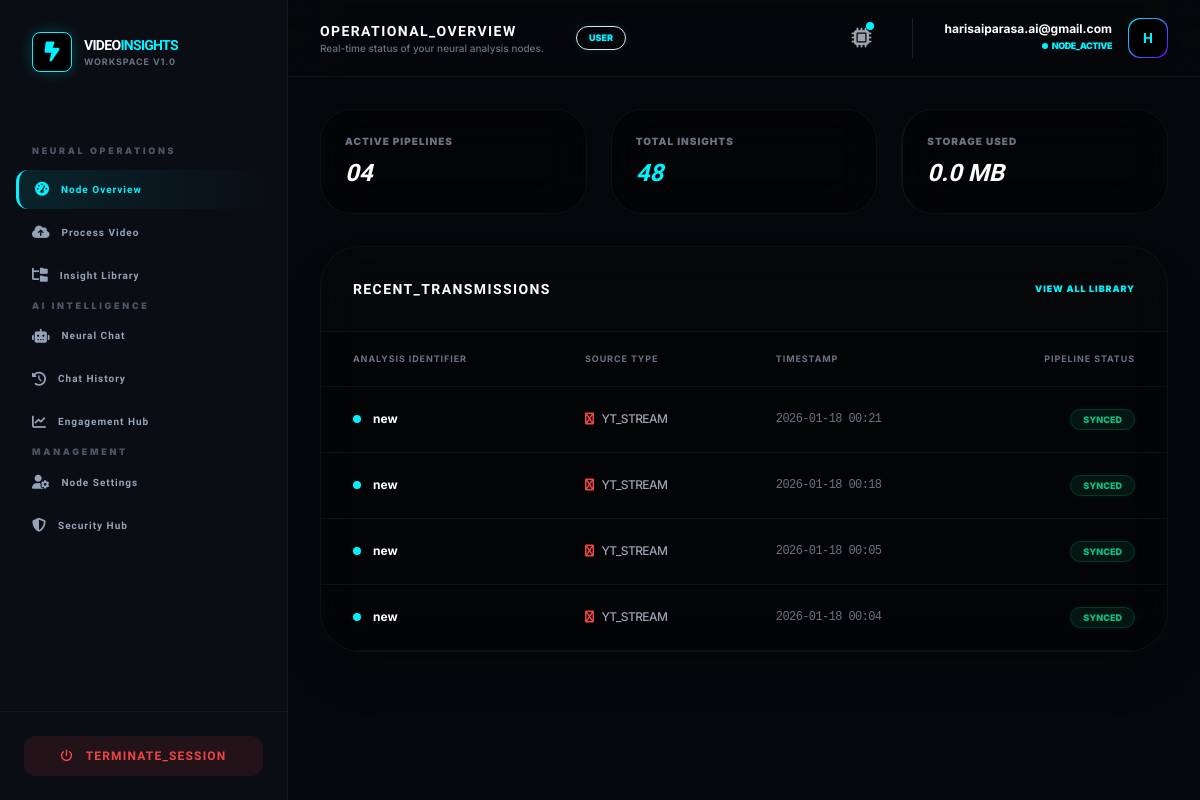
Page /portal/dashboard/ (signed in) on the earlier database version.
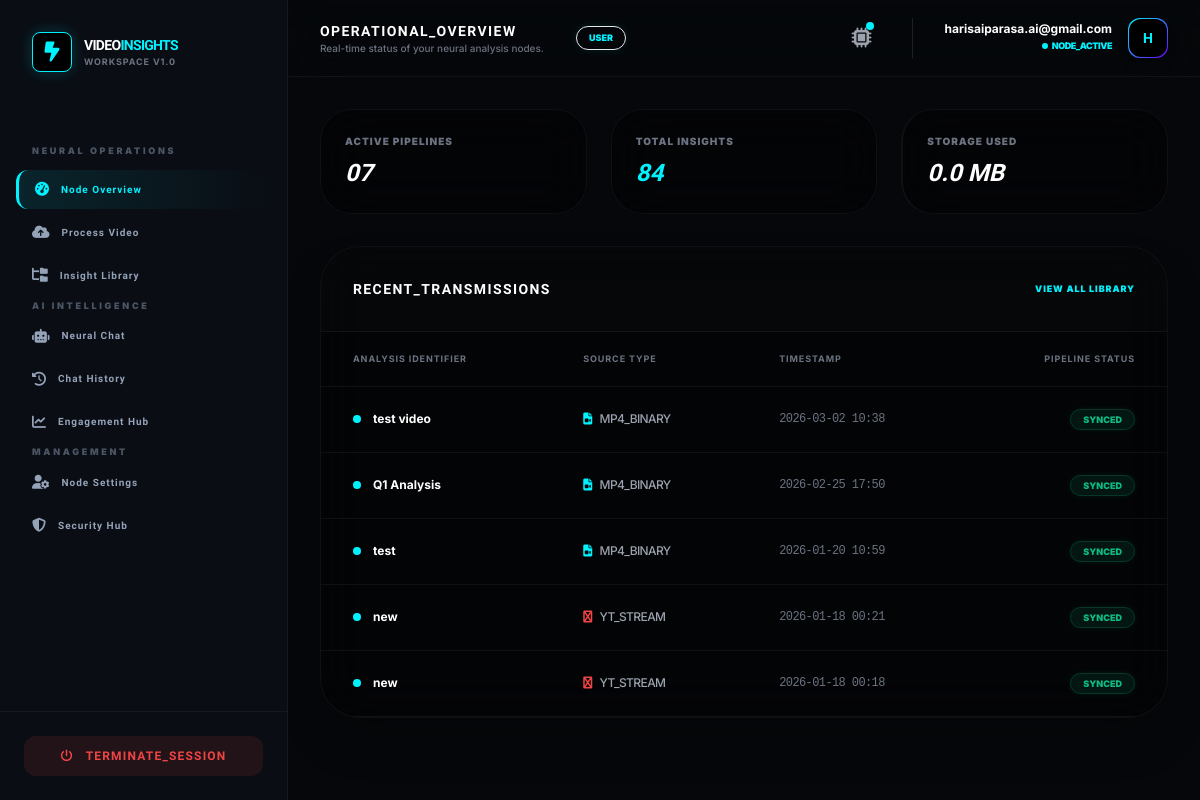
Same page on the later database version.
### videos/models.py (models this page shows)
class VideoAnalysis(models.Model):
    user = models.ForeignKey(settings.AUTH_USER_MODEL, on_delete=models.CASCADE)
    title = models.CharField(max_length=255)
    video_file = models.FileField(upload_to='videos/', null=True, blank=True)
    youtube_url = models.URLField(null=True, blank=True)
    transcript = models.TextField(null=True, blank=True)
    summary = models.TextField(null=True, blank=True)
    keywords = models.JSONField(default=list)
    engagement_data = models.JSONField(default=list, null=True, blank=True)
    objects_detected = models.JSONField(default=list)
    key_moments = models.JSONField(default=list, blank=True)
    activity_type = models.CharField(max_length=100, default="General Analysis")
    human_presence_data = models.JSONField(default=dict, null=True, blank=True)
    face_detection_data = models.JSONField(default=dict, null=True, blank=True)
    activity_ml_data = models.JSONField(default=dict, null=True, blank=True)
    ml_processed = models.BooleanField(default=False)
    created_at = models.DateTimeField(auto_now_add=True)
    ai_processed = models.BooleanField(default=False)
    ai_failed = models.BooleanField(default=False)

### videos/views.py (the view)
# urls.py: path('dashboard/', views.user_dashboard, name='dashboard'),
@login_required
def user_dashboard(request):
    user_videos  = VideoAnalysis.objects.filter(user=request.user)
    recent_videos = user_videos.order_by('-created_at')[:5]
    total_bytes = 0
    for video in user_videos:
        if video.video_file:
            try:
                total_bytes += video.video_file.size
            except (ValueError, FileNotFoundError):
                continue
    storage_mb = round(total_bytes / (1024 * 1024), 2)
    stats = {
        'active_pipelines': user_videos.count(),
        'total_insights':   user_videos.count() * 12,
        'storage_used':     f"{storage_mb} MB"
    }
    return render(request, 'videos/dashboard.html', {
        'recent_videos': recent_videos,
        'stats': stats
    })

### templates/videos/dashboard.html (shortened to what the changed rows need)
{% extends "base2.html" %}
{% load i18n %}
{% block page_title %}OPERATIONAL_OVERVIEW{% endblock %}
{% block content %}
<div class="space-y-8 animate-fade-in">
    <div class="grid grid-cols-1 md:grid-cols-3 gap-6">
        <div class="bg-black/40 border border-white/5 p-6 rounded-[2rem] backdrop-blur-xl group hover:border-[var(--accent-cyan)]/30 transition-all">
            <p class="text-[10px] font-black text-gray-500 uppercase tracking-widest mb-2">Active Pipelines</p>
            <h3 class="orbitron text-2xl font-black text-white italic">
                {{ stats.active_pipelines|stringformat:"02d" }}
            </h3>
        </div>
        <div class="bg-black/40 border border-white/5 p-6 rounded-[2rem] backdrop-blur-xl group hover:border-[var(--accent-cyan)]/30 transition-all">
            <p class="text-[10px] font-black text-gray-500 uppercase tracking-widest mb-2">Total Insights</p>
            <h3 class="orbitron text-2xl font-black text-[var(--accent-cyan)] italic">
                {{ stats.total_insights }}
            </h3>
        </div>
    </div>
    <div class="bg-black/40 border border-white/5 rounded-[2.5rem] backdrop-blur-xl overflow-hidden shadow-2xl">
        <div class="overflow-x-auto">
            <table class="w-full text-left">
                <thead>
                    <tr class="text-[9px] font-black text-gray-500 uppercase tracking-widest border-b border-white/5">
                        <th class="px-8 py-5">Analysis Identifier</th>
                        <th class="px-8 py-5">Source Type</th>
                        <th class="px-8 py-5">Timestamp</th>
                        <th class="px-8 py-5 text-right">Pipeline Status</th>
                    </tr>
                </thead>
                <tbody class="text-xs">
                    {% for video in recent_videos %}
                    <tr class="border-b border-white/5 hover:bg-white/[0.03] transition-colors group">
                        <td class="px-8 py-6">
                            <div class="flex items-center gap-3">
                                <div class="w-2 h-2 rounded-full bg-[var(--accent-cyan)] animate-pulse"></div>
                                <a href="{% url 'video_insight_detail' video.pk %}" class="text-white font-bold group-hover:text-[var(--accent-cyan)] transition-colors">
                                    {{ video.title }}
                                </a>
                            </div>
                        </td>
                        <td class="px-8 py-6">
                            {% if video.video_file %}
                                <span class="text-gray-400 font-medium tracking-tighter"><i class="fa fa-file-video mr-2 text-[var(--accent-cyan)]"></i>MP4_BINARY</span>
                            {% else %}
                                <span class="text-gray-400 font-medium tracking-tighter"><i class="fa fa-youtube mr-2 text-red-500"></i>YT_STREAM</span>
                            {% endif %}
                        </td>
                        <td class="px-8 py-6 text-gray-500 font-mono tracking-tighter">{{ video.created_at|date:"Y-m-d H:i" }}</td>
                        <td class="px-8 py-6 text-right">
                            <span class="px-3 py-1 bg-emerald-500/10 text-emerald-500 rounded-full text-[9px] font-black uppercase border border-emerald-500/20 shadow-[0_0_5px_rgba(16,185,129,0.1)]">Synced</span>
                        </td>
                    </tr>
                    {% endfor %}
                </tbody>
            </table>
        </div>
    </div>
</div>
{% endblock %}

Differences in the rows shown:
no longer on this page (row edited): VideoAnalysis: title "new", video_file "YT_STREAM", created_at "2026-01-18 00:05"
no longer on this page (row edited): VideoAnalysis: title "new", video_file "YT_STREAM", created_at "2026-01-18 00:04"
added VideoAnalysis: title "test video", shows "MP4_BINARY", created_at "2026-03-02 10:38"
added VideoAnalysis: title "Q1 Analysis", shows "MP4_BINARY", created_at "2026-02-25 17:50"
added VideoAnalysis: title "test", shows "MP4_BINARY", created_at "2026-01-20 10:59"
Other differences:
{{ stats.active_pipelines|stringformat:"02d" }}: "04" → "07"
{{ stats.total_insights }}: "48" → "84"
